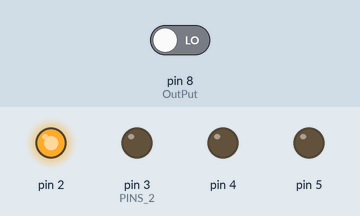
Simulated run of this sketch. Board: Arduino Uno, built with avr-gcc and run on an emulated ATmega328P. Parts: output pins drawn as LEDs (lit = HIGH). Inputs (shaded band) come from the test bench; at power-on: pin 8 (OutPut) LOW. What the sketch prints to the serial monitor is not drawn.

Above: at 0.7 s.
At 2.2 s:
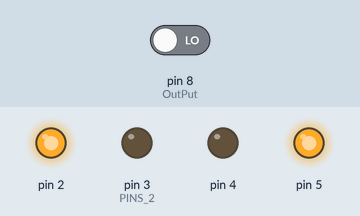
At 3.7 s:
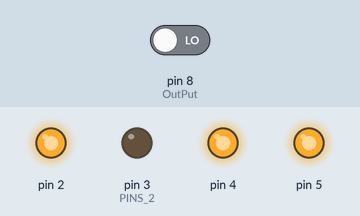
Timing chart, 0 to 5.9 s (numbered marks = the images above):
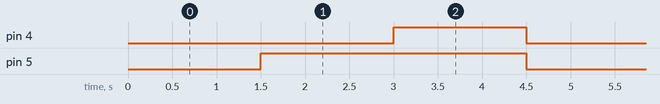

The sketch:

detectfreq.ino
```cpp
// Example code from randomnerdturtorials.com, modified to fit our team's setup.
// This code sets up the TCS230 and reads the frequency of its output.

int OutPut= 8;//naming pin8 of uno as output
unsigned int frequency = 0;

void setup() {
   pinMode(2, OUTPUT);
   pinMode(3, OUTPUT);//PINS 2, 3,4,5 as OUTPUT
   pinMode(4, OUTPUT);
    pinMode(5, OUTPUT);
    pinMode(8, INPUT);//PIN 8 as input (output on sensor)
    digitalWrite(2,HIGH);
    digitalWrite(3,LOW);//setting frequency selection to 20%
    Serial.begin(9600); // 9600 bit per second baud rate
}

void loop() {
                Serial.print("R=");//printing name
                digitalWrite(4,LOW);
                digitalWrite(5,LOW);//setting for RED color sensor
                frequency = pulseIn(OutPut, LOW);//reading frequency
                Serial.print(frequency);//printing RED color frequency
                Serial.print("  ");
                delay(500);


               Serial.print("B=");// printing name
                digitalWrite(4,LOW);
                digitalWrite(5,HIGH);// setting for BLUE color sensor
                frequency = pulseIn(OutPut, LOW);// reading frequency
                Serial.print(frequency);// printing BLUE color frequency
                Serial.print("  ");
                delay(500);

               Serial.print("G=");// printing name
                digitalWrite(4,HIGH);
                digitalWrite(5,HIGH);// setting for GREEN color sensor
                frequency = pulseIn(OutPut, LOW);// reading frequency
                Serial.print(frequency);// printing GREEN color frequency
                Serial.print("    ");

                delay(500);

}              
```

Measured:
- by itself, pin 4: alternates HIGH for 1.5 s and LOW for 3.0 s
- by itself, pin 5: alternates HIGH for 3.0 s and LOW for 1.5 s
- by itself, everything shown: repeats every 4.5 s, in 3 steps
